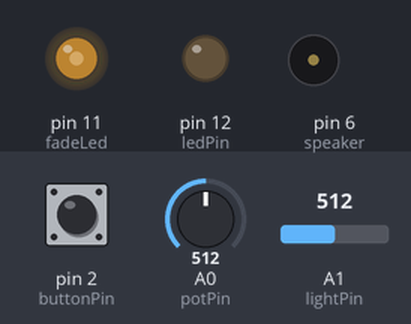
Bench run of a sketch on a simulated Arduino Uno, built with avr-gcc and run on an emulated ATmega328P. Shown: output pins drawn as LEDs (lit = HIGH), buzzer (waves = sounding, pin HIGH). The test bench sets the inputs (shaded band); at power-on: pin 2 (buttonPin) LOW, A1 (lightPin) = 512, A0 (potPin) = 512. What the sketch prints to the serial monitor is not drawn.

Above: at 1.25 s.
1.3 s: pin 2 (buttonPin) pulled HIGH for 0.15 s
At 2.3 s:
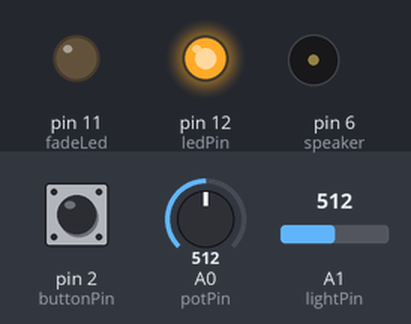
2.9 s: pin 2 (buttonPin) pulled HIGH for 1 s
At 6.3 s:
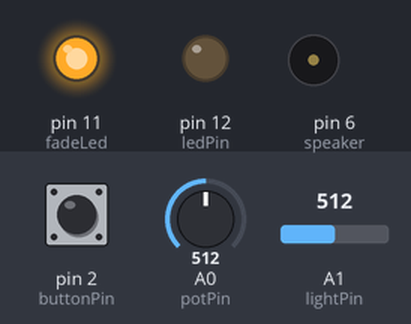
6.8 s: A1 (lightPin) set to 586
8.3 s: A1 (lightPin) set to 617
At 9.37 s:
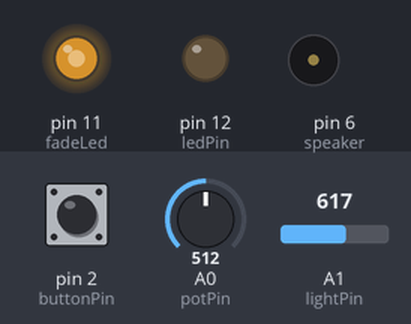
11.3 s: pin 2 (buttonPin) pulled HIGH for 3.2 s
At 12.3 s:
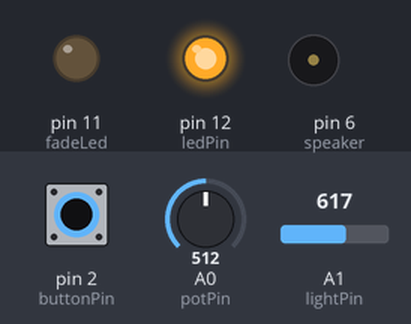
Timing chart, 0 to 14.3 s (numbered marks = the images above; inputs shaded):
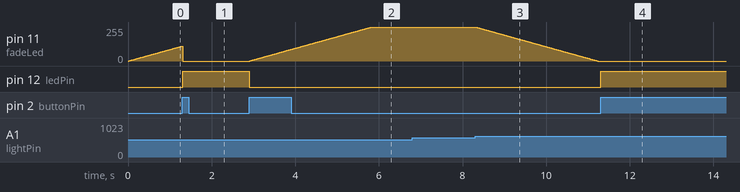

The sketch:

v1_test_2.ino
```cpp
//create variables for pins
const int buttonPin = 2;
const int ledPin =  12;
const int fadeLed = 11;
const int potPin = 0;
const int lightPin = 1;
const int speaker = 6;

// LED fading variables
boolean fadeUp = true;
int fadeLevel = 0;
//LED blinking variables
int ledState = LOW;
//button variables
int buttonState = 0;
int prebuttonState = 0;
boolean pressed = false;
//analog sensor variables
int lightVar = 0;
int potVar = 0;
int speakerState = LOW;
const long interval = 10;
unsigned long previousMillis = 0;

//state machine
int stateVar;


void setup() {
  // put your setup code here, to run once:
  pinMode(ledPin, OUTPUT);
  pinMode(buttonPin, INPUT);
  pinMode(fadeLed, OUTPUT);
  pinMode(speaker, OUTPUT);
  Serial.begin(9600);
}

void loop() {
  lightVar = analogRead(lightPin);
  potVar = analogRead(potPin);
  buttonState = digitalRead(buttonPin);

  if (buttonState == HIGH && prebuttonState == LOW) {
    delay(5);
    stateVar++;
    if (stateVar >= 4) stateVar = 0;
  }
  prebuttonState = buttonState;

  unsigned long currentMillis = millis();

  switch (stateVar) {
    case 0:
      //Serial.println("nightlight mode");
      ledState = LOW;
      //Pot sensor to start fadeLed
      if (lightVar <= 600 ) {
        fadeUp = true;
      } else {
        fadeUp = false;
      }

      if (currentMillis - previousMillis >= interval) {
        previousMillis = currentMillis;

        //controlling fadeLed
        if (fadeUp == true) {
          if (fadeLevel != 255)
            fadeLevel++;
        } else {
          if (fadeLevel != 0) fadeLevel--;
        }

      }
      break;
    case 1:
      fadeLevel = 0;
      stateVar = 2;
    case 2:
      ledState = HIGH;
      speakerState = HIGH;
      //Serial.println("projector mode");
      break;
    case 3:
      ledState = LOW;
      speakerState = LOW;
      stateVar = 0;
      break;

  }

  digitalWrite(ledPin, ledState);
  //Serial.println(lightVar);
  Serial.println(speakerState);
  analogWrite(fadeLed, fadeLevel);
}
```

Measured:
- the behaviour switches between 600 and 601 on A1 (lightPin) (found by bisection; images 2 and 3)
- after the input at 1.3 s, pin 12 (ledPin): LOW → HIGH at once
- after the input at 2.9 s, pin 11 (fadeLed): moves from 0/255 to 255/255 over 2.9 s, starting at once; pin 12 (ledPin): HIGH → LOW at once
- after the input at 8.3 s, pin 11 (fadeLed): moves from 255/255 to 0/255 over 2.9 s, starting at once
- after the input at 11.3 s, pin 12 (ledPin): LOW → HIGH at once
